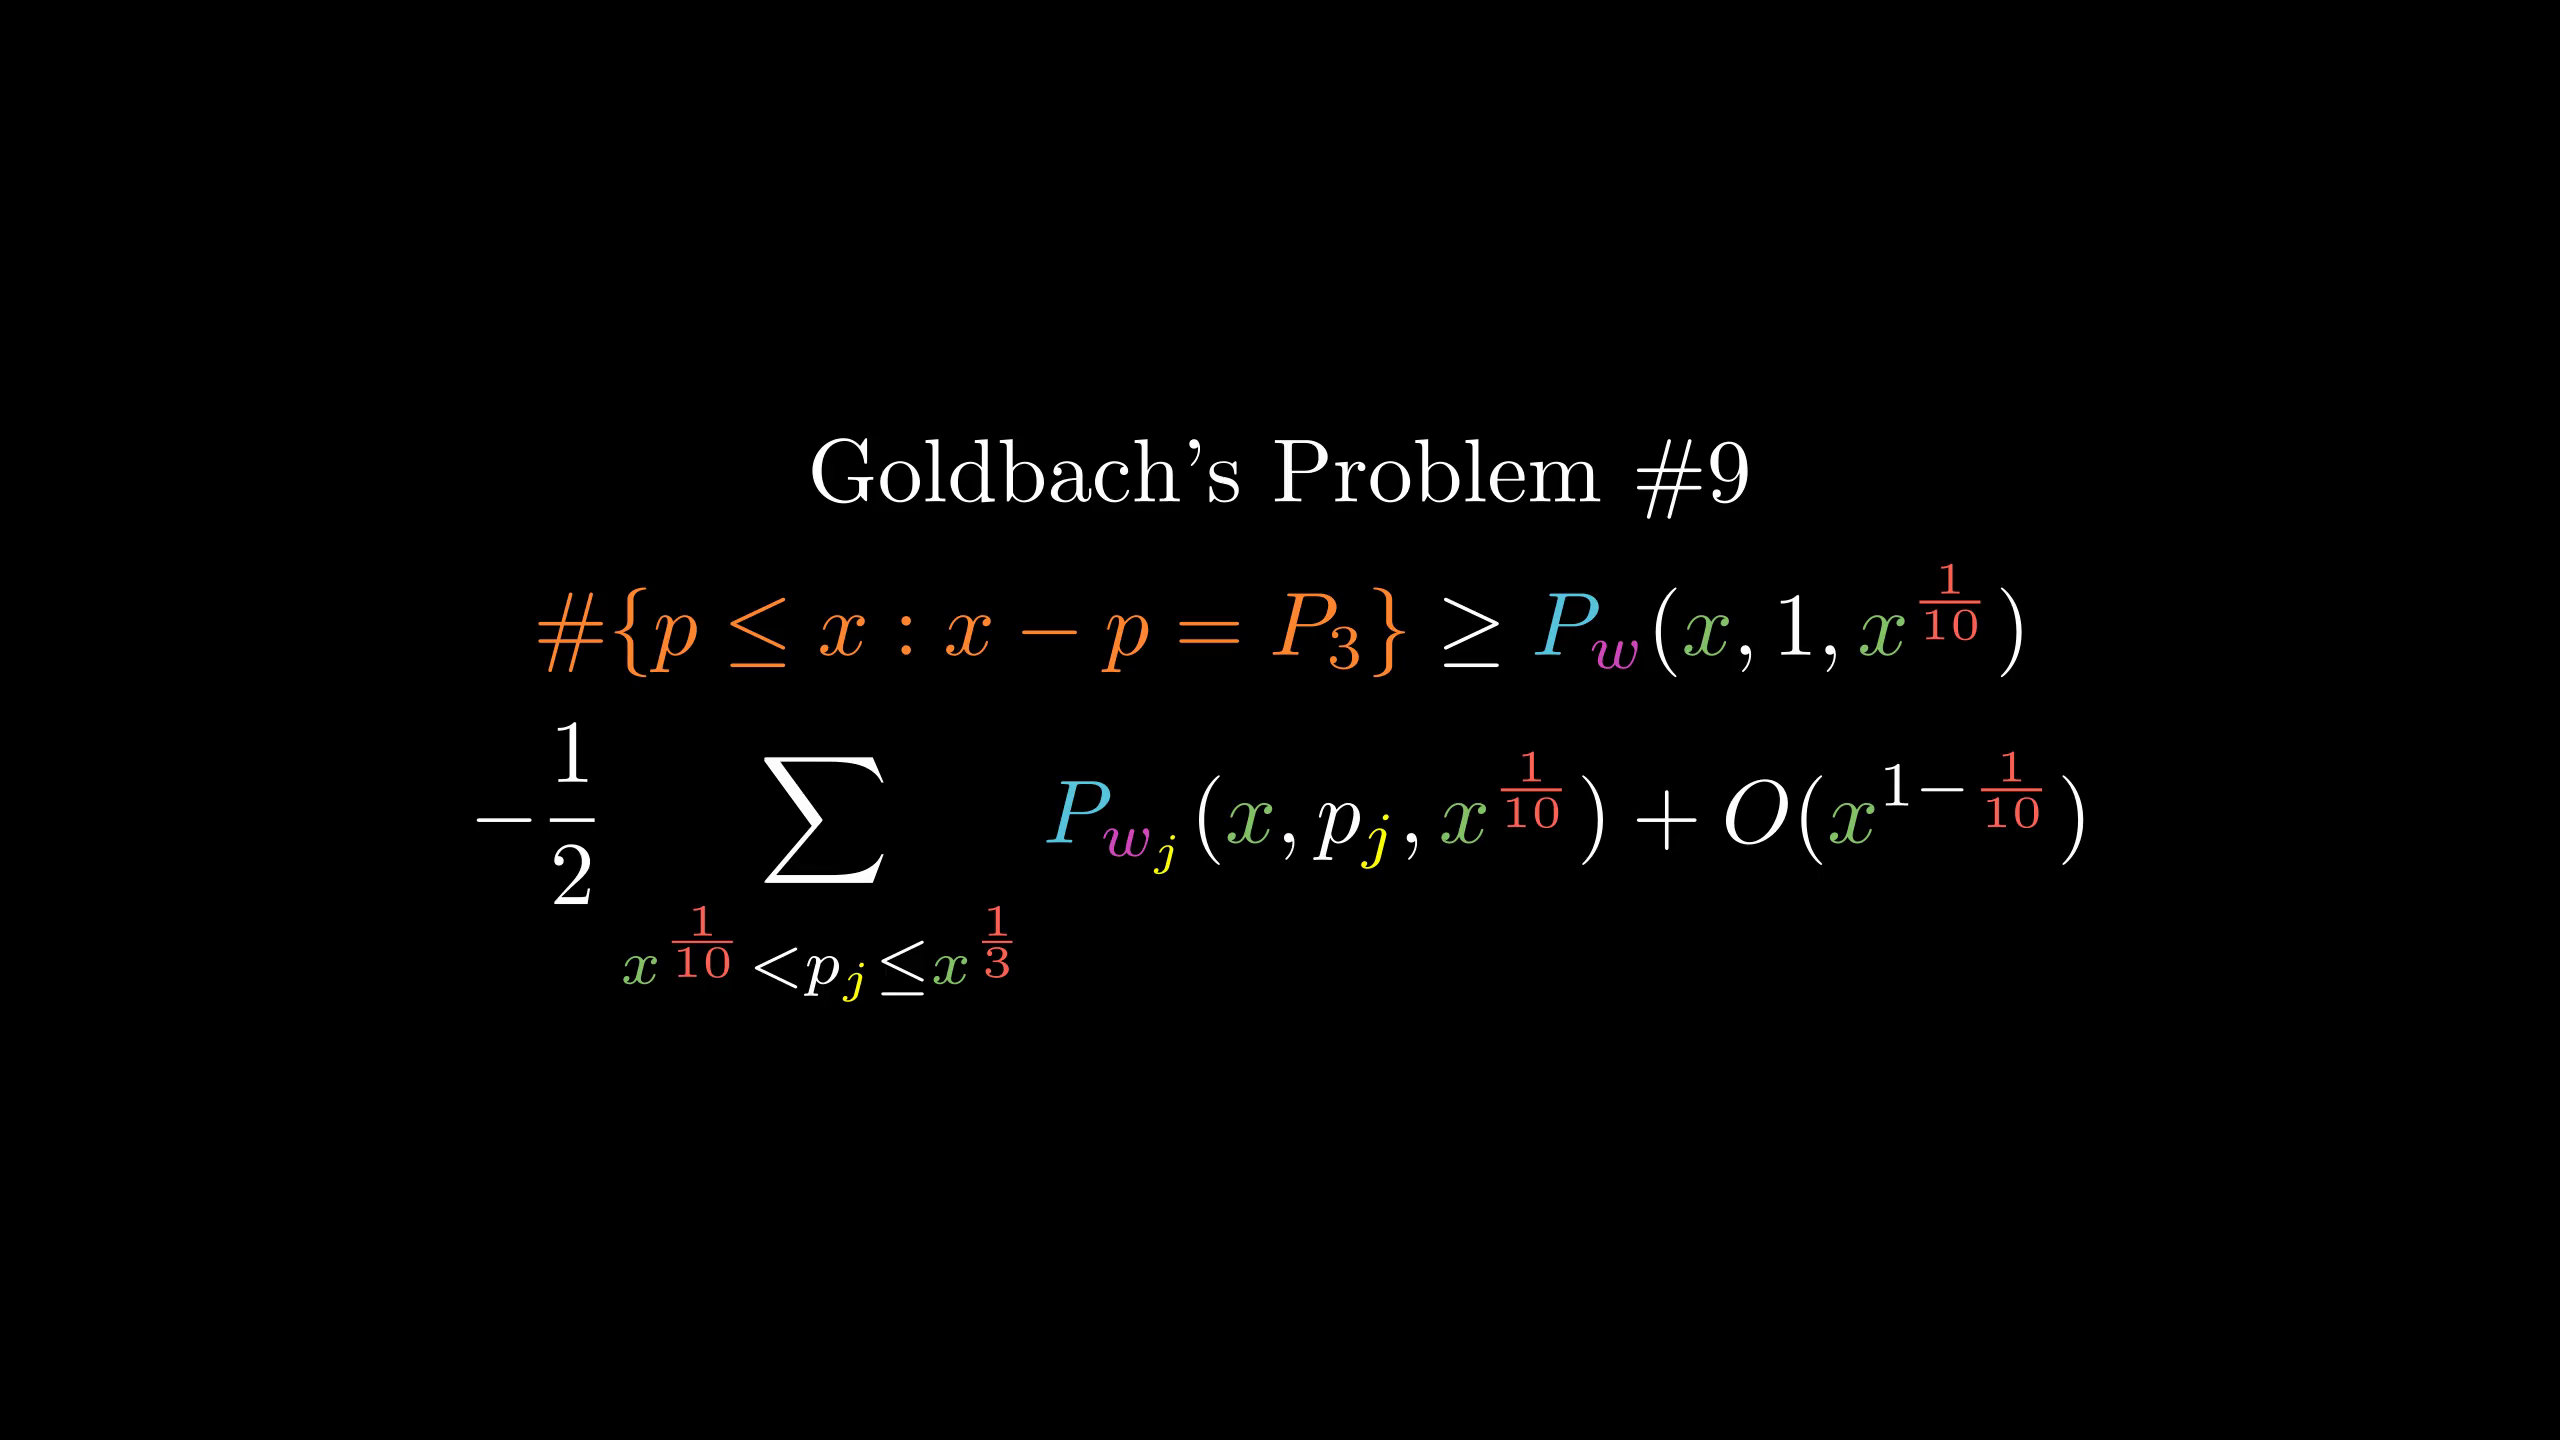

This chart was generated by the following Python code:
from manimlib.imports import *

class FooScene(Scene):
    def construct(self):
        mp={
            r"\#\{p\le x:x-p=P_3\}":ORANGE,
            r"^{\frac13}":RED,
            r"^{1\over10}":RED,r"\frac1{10}":RED,
            "w":PINK,"_j":YELLOW,"{x}":GREEN,
            "{P}":BLUE
        }
        tit=TextMobject("Goldbach's Problem \#9")
        eqn=TexMobject(r"\#\{p\le x:x-p=P_3\}\ge{P}_w({x},1,{x}^{1\over10})",
                tex_to_color_map=mp)
        eqn2=TexMobject(r"-\frac12\sum_{{x}^{1\over10}<p_j\le{x}^{\frac13}}{P}_{w_j}({x},p_j,{x}^{1\over10})+O({x}^{1-\frac1{10}})",
                tex_to_color_map=mp)
        self.add(VGroup(tit,eqn,eqn2).arrange(DOWN))
        self.wait()
